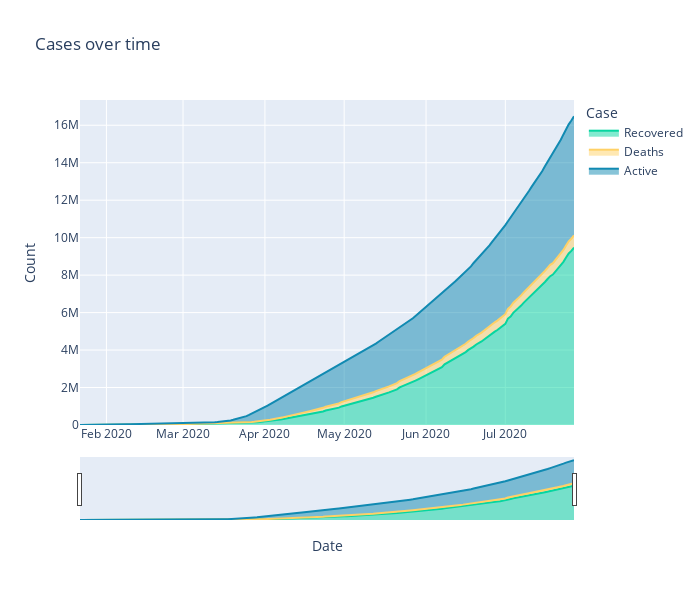

Here is the notebook cell this chart was saved with:
### Markdown cell above
## Area Graph

Area Graphs are Line Graphs but with the area below the line filled in with a certain colour or texture. Area Graphs are drawn by first plotting data points on a Cartesian coordinate grid, joining a line between the points and finally filling in the space below the completed line. In this example, because of the cumulative behavior of data, the graph is always accending.

### Code cell
fig = px.area(temp, x="Date", y="Count", color='Case', height=600, width=700,
             title='Cases over time', color_discrete_sequence = [rec, dth, act])
fig.update_layout(xaxis_rangeslider_visible=True)
fig.show()

### Figure 1 — Plotly figure (JSON) as saved in the notebook; plotly's stock layout.template omitted (floating-point values rounded to 4 significant figures; data arrays with more than 128 entries replaced by an {"elided": "..."} marker saying what was removed)
{"data": [{"hovertemplate": "Case=Recovered<br>Date=%{x}<br>Count=%{y}<extra></extra>", "legendgroup": "Recovered", "line": {"color": "#06d6a0"}, "mode": "lines", "name": "Recovered", "orientation": "v", "showlegend": true, "stackgroup": "1", "type": "scatter", "x": {"elided": "188 str values"}, "xaxis": "x", "y": {"elided": "188 int values"}, "yaxis": "y"}, {"hovertemplate": "Case=Deaths<br>Date=%{x}<br>Count=%{y}<extra></extra>", "legendgroup": "Deaths", "line": {"color": "#ffd166"}, "mode": "lines", "name": "Deaths", "orientation": "v", "showlegend": true, "stackgroup": "1", "type": "scatter", "x": {"elided": "188 str values"}, "xaxis": "x", "y": {"elided": "188 int values"}, "yaxis": "y"}, {"hovertemplate": "Case=Active<br>Date=%{x}<br>Count=%{y}<extra></extra>", "legendgroup": "Active", "line": {"color": "#118ab2"}, "mode": "lines", "name": "Active", "orientation": "v", "showlegend": true, "stackgroup": "1", "type": "scatter", "x": {"elided": "188 str values"}, "xaxis": "x", "y": {"elided": "188 int values"}, "yaxis": "y"}], "layout": {"height": 600, "legend": {"title": {"text": "Case"}, "tracegroupgap": 0}, "title": {"text": "Cases over time"}, "width": 700, "xaxis": {"anchor": "y", "domain": [0, 1], "rangeslider": {"visible": true}, "title": {"text": "Date"}}, "yaxis": {"anchor": "x", "domain": [0, 1], "title": {"text": "Count"}}}}
